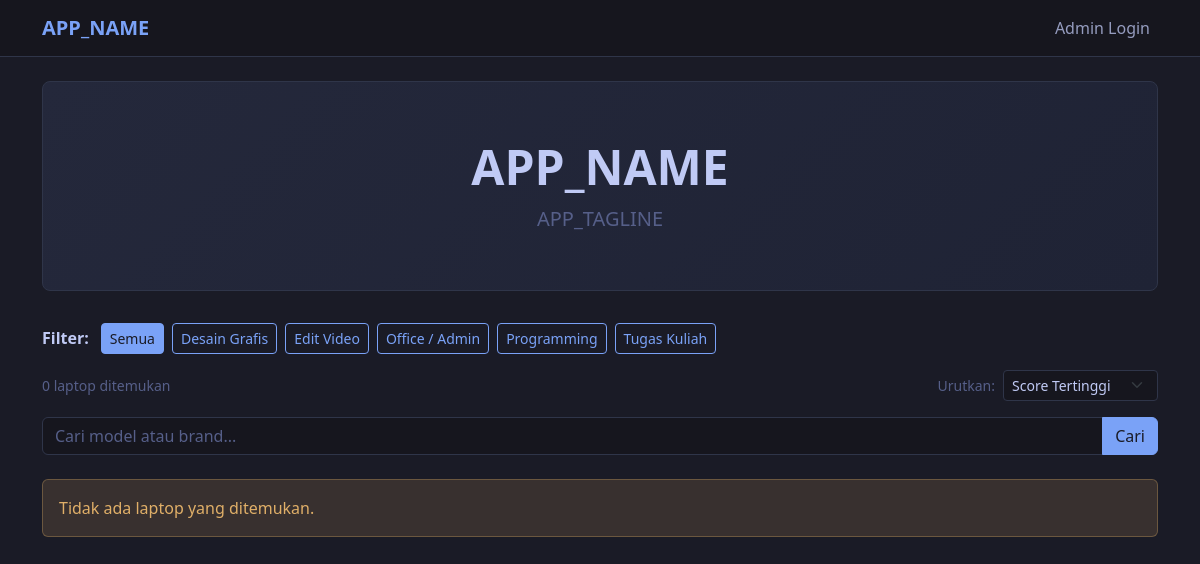
The page / on the database its author committed.
### tables this page shows
CREATE TABLE use_cases (
    id           INT PRIMARY KEY AUTO_INCREMENT,
    name         VARCHAR(50) NOT NULL,
    min_ram_gb   TINYINT NOT NULL,
    min_cpu_tier TINYINT NOT NULL,
    min_storage  SMALLINT NOT NULL
);

### includes/functions.php (called while the page is built, shortened)
<?php
function h(string $str): string
{
    return htmlspecialchars($str, ENT_QUOTES, 'UTF-8');
}
function get_use_cases(mysqli $conn): array
{
    $result = $conn->query("SELECT id, name, min_ram_gb, min_cpu_tier, min_storage FROM use_cases ORDER BY name");
    return $result->fetch_all(MYSQLI_ASSOC);
}
function count_laptops(mysqli $conn, int $use_case_id = 0, string $search = ''): int
{
    $like = '%' . $search . '%';
    if ($use_case_id > 0) {
        $sql = "SELECT COUNT(*)
                FROM v_laptop_evaluations l
                JOIN use_cases u ON u.id = ?
                WHERE l.ram_gb >= u.min_ram_gb
                  AND l.cpu_tier >= u.min_cpu_tier
                  AND l.storage_gb >= u.min_storage";
        if ($search !== '') $sql .= " AND (l.model LIKE ? OR l.brand LIKE ?)";
        $stmt = $conn->prepare($sql);
        if ($search !== '') $stmt->bind_param('iss', $use_case_id, $like, $like);
        else                $stmt->bind_param('i', $use_case_id);
    } else {
        $sql = "SELECT COUNT(*) FROM v_laptop_evaluations";
        $stmt = $conn->prepare($sql);
    }
    $stmt->execute();
    return (int) $stmt->get_result()->fetch_row()[0];
}

### index.php (the view, shortened to what this page needs)
<?php
require_once 'includes/db.php';
require_once 'includes/functions.php';
$use_case_id = (int)($_GET['use_case_id'] ?? 0);
$page        = max(1, (int)($_GET['page'] ?? 1));
$allowed_sorts = [
    'score_desc' => 'value_score DESC',
    'price_asc'  => 'price ASC',
    'price_desc' => 'price DESC',
    'newest'     => 'listed_at DESC',
];
$sort     = array_key_exists($_GET['sort'] ?? '', $allowed_sorts) ? $_GET['sort'] : 'score_desc';
$sort_sql = $allowed_sorts[$sort];
$q = trim($_GET['q'] ?? '');
$total       = count_laptops($conn, $use_case_id, $q);
$total_pages = max(1, (int) ceil($total / LAPTOPS_PER_PAGE));
$page        = min($page, $total_pages);
$offset      = ($page - 1) * LAPTOPS_PER_PAGE;
$use_cases = get_use_cases($conn);
$laptops   = get_laptops_paginated($conn, $use_case_id, $sort_sql, LAPTOPS_PER_PAGE, $offset, $q);
require_once 'includes/header_public.php';
?>
<section class="hero-section text-center">
    <h1 class="display-5 fw-bold"><?= h(APP_NAME) ?></h1>
    <p class="lead mb-0"><?= h(APP_TAGLINE) ?></p>
</section>
<div class="mb-3">
    <div class="d-flex flex-wrap gap-2 align-items-center">
        <strong class="me-1">Filter:</strong>
        <a href="index.php?sort=<?= h($sort) ?>"
           class="btn btn-sm <?= $use_case_id === 0 ? 'btn-primary' : 'btn-outline-primary' ?>">
            Semua
        </a>
        <?php foreach ($use_cases as $uc): ?>
        <a href="index.php?use_case_id=<?= (int)$uc['id'] ?>&sort=<?= h($sort) ?>"
           class="btn btn-sm <?= $use_case_id === (int)$uc['id'] ? 'btn-primary' : 'btn-outline-primary' ?>">
            <?= h($uc['name']) ?>
        </a>
        <?php endforeach; ?>
    </div>
</div>
<div class="d-flex justify-content-between align-items-center mb-3">
    <span class="text-muted small"><?= (int)$total ?> laptop ditemukan</span>
    <div class="d-flex align-items-center gap-2">
        <label for="sortSelect" class="text-muted small mb-0">Urutkan:</label>
        <select id="sortSelect" class="form-select form-select-sm" style="width:auto">
            <option value="score_desc" <?= $sort === 'score_desc' ? 'selected' : '' ?>>Score Tertinggi</option>
        </select>
    </div>
</div>
<form method="GET" action="index.php" class="mb-4">
    <div class="input-group">
        <input type="text" name="q" class="form-control" placeholder="Cari model atau brand..."
               value="<?= h($q) ?>">
        <button class="btn btn-primary" type="submit">Cari</button>
    </div>
</form>
<?php if (empty($laptops)): ?>
<div class="alert alert-info">Tidak ada laptop yang ditemukan.</div>
<?php endif; ?>
<?php require_once 'includes/footer.php'; ?>

### assets/css/style.css (style rules this page uses)
:root { --tn-bg: #1a1b26; --tn-bg-alt: #16161e; --tn-bg-panel: #24283b; --tn-border: #2f3549; --tn-fg: #c0caf5; --tn-fg-muted: #565f89; --tn-accent: #7aa2f7; --tn-green: #9ece6a; --tn-yellow: #e0af68; --tn-red: #f7768e; --tn-orange: #ff9e64; --tn-purple: #bb9af7; --bs-body-bg: var(--tn-bg); --bs-body-color: var(--tn-fg); --bs-border-color: var(--tn-border); --bs-card-bg: var(--tn-bg-panel); --bs-card-border-color: var(--tn-border); --bs-primary: var(--tn-accent); --bs-primary-rgb: 122, 162, 247; --bs-success: var(--tn-green); --bs-success-rgb: 158, 206, 106; --bs-info: var(--tn-yellow); --bs-info-rgb: 224, 175, 104; --bs-warning: var(--tn-orange); --bs-warning-rgb: 255, 158, 100; --bs-danger: var(--tn-red); --bs-danger-rgb: 247, 118, 142; --bs-secondary-rgb: 86, 95, 137; --bs-link-color: var(--tn-accent); --bs-link-hover-color: #a9c7ff; --bs-modal-bg: var(--tn-bg-panel); --bs-modal-border-color: var(--tn-border); --bs-table-color: var(--tn-fg); --bs-table-border-color: var(--tn-border); --bs-table-striped-bg: rgba(47, 53, 73, 0.4); --bs-table-hover-bg: rgba(122, 162, 247, 0.08); }
body { background-color: var(--tn-bg); color: var(--tn-fg); }
.form-control, .form-select { background-color: var(--tn-bg-alt); border-color: var(--tn-border); color: var(--tn-fg); }
.form-control::placeholder { color: var(--tn-fg-muted); opacity: 1; }
.btn-primary { background-color: var(--tn-accent); border-color: var(--tn-accent); color: #1a1b26; }
.btn-outline-primary { color: var(--tn-accent); border-color: var(--tn-accent); }
.alert-info { --bs-alert-bg: rgba(224, 175, 104, 0.15); --bs-alert-border-color: rgba(224, 175, 104, 0.3); --bs-alert-color: var(--tn-yellow); }
.hero-section { background: linear-gradient(135deg, var(--tn-bg-panel) 0%, #1f2335 100%); color: var(--tn-fg); padding: 3.5rem 1rem; border-radius: 0.5rem; margin-bottom: 2rem; border: 1px solid var(--tn-border); }
.hero-section .lead { color: var(--tn-fg-muted); }
.text-muted { color: var(--tn-fg-muted) !important; }

### rows shown on the page
use_cases: name "Desain Grafis"
use_cases: name "Edit Video"
use_cases: name "Office / Admin"
use_cases: name "Programming"
use_cases: name "Tugas Kuliah"

### other values the page prints
APP_NAME "APP_NAME"
APP_TAGLINE "APP_TAGLINE"
$total "0"
